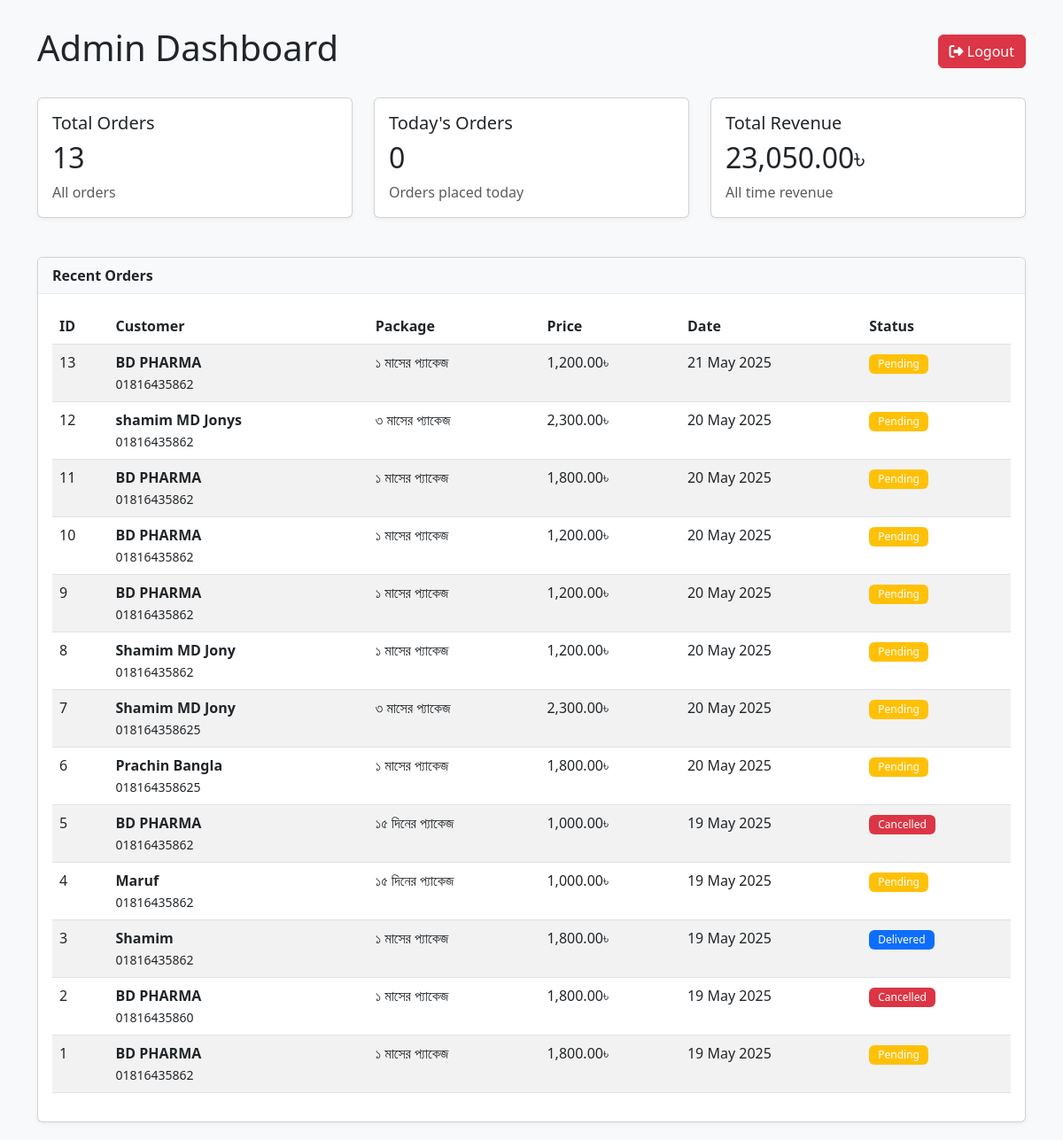
The page /direct-admin.php (signed in) on the database as committed earlier.
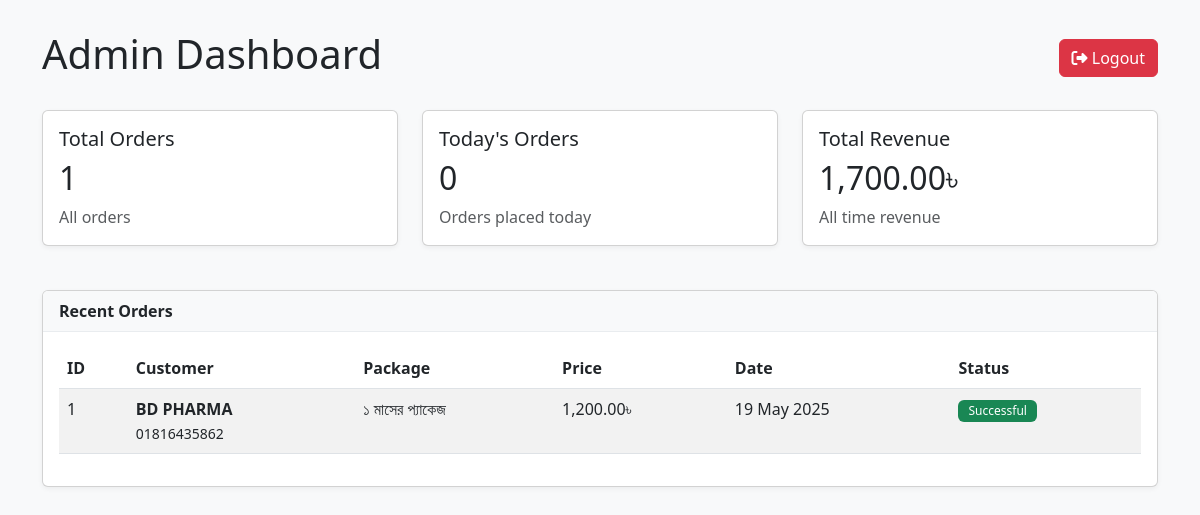
The same page on the database as committed later.
### tables this page shows
CREATE TABLE orders (
            id INTEGER PRIMARY KEY AUTOINCREMENT,
            name TEXT NOT NULL,
            address TEXT NOT NULL,
            phone TEXT NOT NULL,
            package TEXT NOT NULL,
            price REAL NOT NULL,
            shipping_method TEXT NOT NULL,
            shipping_cost REAL NOT NULL,
            country TEXT,
            honey_addon INTEGER DEFAULT 0,
            honey_price REAL DEFAULT 0,
            created_at DATETIME DEFAULT CURRENT_TIMESTAMP
        , status TEXT DEFAULT "pending");

### direct-admin.php (the view, shortened to what the changed rows need)
<?php
$error = '';
$loggedIn = false;
if (isset($_SESSION['admin_id'])) {
    $loggedIn = true;
}
$orders = [];
$totalRevenue = 0;
$todayOrders = 0;
if ($loggedIn) {
    $db = getDbConnection();
    $stmt = $db->prepare("SELECT * FROM orders ORDER BY created_at DESC");
    $stmt->execute();
    $orders = $stmt->fetchAll(PDO::FETCH_ASSOC);
    foreach ($orders as $order) {
        $totalRevenue += $order['price'] + $order['shipping_cost'] + $order['honey_price'];
    }
}
?>
<!DOCTYPE html>
<html lang="en">
<head>
    <link href="https://cdn.jsdelivr.net/npm/bootstrap@5.3.0/dist/css/bootstrap.min.css" rel="stylesheet">
    <link rel="stylesheet" href="https://cdnjs.cloudflare.com/ajax/libs/font-awesome/6.4.0/css/all.min.css">
</head>
<body>
    <div class="container">
        <?php if (!$loggedIn): ?>
        <div class="login-container">
            <div class="login-header">
                <h1>Admin Login</h1>
                <p>Prachin Bangla Limited Admin Dashboard</p>
            </div>
            <?php if (!empty($error)): ?>
                <div class="alert alert-danger"><?php echo $error; ?></div>
            <?php endif; ?>
            <form method="POST">
                <input type="hidden" name="action" value="login">
                <div class="form-group">
                    <label for="username">Username</label>
                    <input type="text" class="form-control" id="username" name="username" required>
                </div>
                <div class="form-group">
                    <label for="password">Password</label>
                    <input type="password" class="form-control" id="password" name="password" required>
                </div>
                <button type="submit" class="btn btn-login">Login</button>
            </form>
        </div>
        <?php else: ?>
        <div class="row">
            <div class="col-12">
                <div class="d-flex justify-content-between align-items-center mb-4">
                    <h1>Admin Dashboard</h1>
                    <a href="?action=logout" class="btn btn-danger"><i class="fas fa-sign-out-alt"></i> Logout</a>
                </div>
            </div>
        </div>
        <div class="row">
            <div class="col-md-4">
                <div class="card">
                    <div class="card-body">
                        <h5 class="card-title">Total Orders</h5>
                        <h2 class="card-text"><?php echo count($orders); ?></h2>
                        <p class="card-text text-muted">All orders</p>
                    </div>
                </div>
            </div>
            <div class="col-md-4">
                <div class="card">
                    <div class="card-body">
                        <h5 class="card-title">Today's Orders</h5>
                        <h2 class="card-text"><?php echo $todayOrders; ?></h2>
                        <p class="card-text text-muted">Orders placed today</p>
                    </div>
                </div>
            </div>
            <div class="col-md-4">
                <div class="card">
                    <div class="card-body">
                        <h5 class="card-title">Total Revenue</h5>
                        <h2 class="card-text"><?php echo number_format($totalRevenue, 2); ?>৳</h2>
                        <p class="card-text text-muted">All time revenue</p>
                    </div>
                </div>
            </div>
        </div>
        <div class="card mt-4">
            <div class="card-header">
                Recent Orders
            </div>
            <div class="card-body">
                <div class="table-responsive">
                    <table class="table table-striped table-hover">
                        <thead>
                            <tr>
                                <th>ID</th>
                                <th>Customer</th>
                                <th>Package</th>
                                <th>Price</th>
                                <th>Date</th>
                                <th>Status</th>
                            </tr>
                        </thead>
                        <tbody>
                            <?php if (empty($orders)): ?>
                                <tr>
                                    <td colspan="6" class="text-center">No orders found</td>
                                </tr>
                            <?php else: ?>
                                <?php foreach ($orders as $order): ?>
                                    <tr>
                                        <td><?php echo $order['id']; ?></td>
                                        <td>
                                            <strong><?php echo htmlspecialchars($order['name']); ?></strong><br>
                                            <small><?php echo htmlspecialchars($order['phone']); ?></small>
                                        </td>
                                        <td>
                                            <?php
                                                switch ($order['package']) {
                                                    case '1month':
                                                        echo '১ মাসের প্যাকেজ';
                                                        break;
                                                    case '15days':
                                                        echo '১৫ দিনের প্যাকেজ';
                                                        break;
                                                    case '3month':
                                                        echo '৩ মাসের প্যাকেজ';
                                                        break;
                                                }
                                            ?>
                                        </td>
                                        <td><?php echo number_format($order['price'], 2); ?>৳</td>
                                        <td><?php echo date('d M Y', strtotime($order['created_at'])); ?></td>
                                        <td>
                                            <?php
                                                $statusClass = '';
                                                switch ($order['status']) {
                                                    case 'pending':
                                                        $statusClass = 'bg-warning';
                                                        break;
                                                    case 'delivered':
                                                        $statusClass = 'bg-primary';
                                                        break;
                                                    case 'successful':
                                                        $statusClass = 'bg-success';
                                                        break;
                                                    case 'cancelled':
                                                        $statusClass = 'bg-danger';
                                                        break;
                                                }
                                            ?>
                                            <span class="badge <?php echo $statusClass; ?>"><?php echo ucfirst($order['status']); ?></span>
                                        </td>
                                    </tr>
                                <?php endforeach; ?>
                            <?php endif; ?>
                        </tbody>
                    </table>
                </div>
            </div>
        </div>
        <?php endif; ?>
    </div>
</body>
</html>

Rows that differ between the two databases and show on the page:
removed orders: id "13", name "BD PHARMA", phone "01816435862", package "১ মাসের প্যাকেজ", price "1,200.00", created_at "21 May 2025", status "Pending"
removed orders: id "12", name "shamim MD Jonys", phone "01816435862", package "৩ মাসের প্যাকেজ", price "2,300.00", created_at "20 May 2025", status "Pending"
removed orders: id "11", name "BD PHARMA", phone "01816435862", package "১ মাসের প্যাকেজ", price "1,800.00", created_at "20 May 2025", status "Pending"
removed orders: id "10", name "BD PHARMA", phone "01816435862", package "১ মাসের প্যাকেজ", price "1,200.00", created_at "20 May 2025", status "Pending"
removed orders: id "9", name "BD PHARMA", phone "01816435862", package "১ মাসের প্যাকেজ", price "1,200.00", created_at "20 May 2025", status "Pending"
removed orders: id "8", name "Shamim MD Jony", phone "01816435862", package "১ মাসের প্যাকেজ", price "1,200.00", created_at "20 May 2025", status "Pending"
removed orders: id "7", name "Shamim MD Jony", phone "018164358625", package "৩ মাসের প্যাকেজ", price "2,300.00", created_at "20 May 2025", status "Pending"
removed orders: id "6", name "Prachin Bangla", phone "018164358625", package "১ মাসের প্যাকেজ", price "1,800.00", created_at "20 May 2025", status "Pending"
removed orders: id "5", name "BD PHARMA", phone "01816435862", package "১৫ দিনের প্যাকেজ", price "1,000.00", created_at "19 May 2025", status "Cancelled"
removed orders: id "4", name "Maruf", phone "01816435862", package "১৫ দিনের প্যাকেজ", price "1,000.00", created_at "19 May 2025", status "Pending"
removed orders: id "3", name "Shamim", phone "01816435862", package "১ মাসের প্যাকেজ", price "1,800.00", created_at "19 May 2025", status "Delivered"
removed orders: id "2", name "BD PHARMA", phone "01816435860", package "১ মাসের প্যাকেজ", price "1,800.00", created_at "19 May 2025", status "Cancelled"
changed orders "BD PHARMA": price "1,800.00" → "1,200.00"; status "Pending" → "Successful"
Other text that changed with them:
count($orders): "13" → "1"
$totalRevenue: "23,050.00" → "1,700.00"
